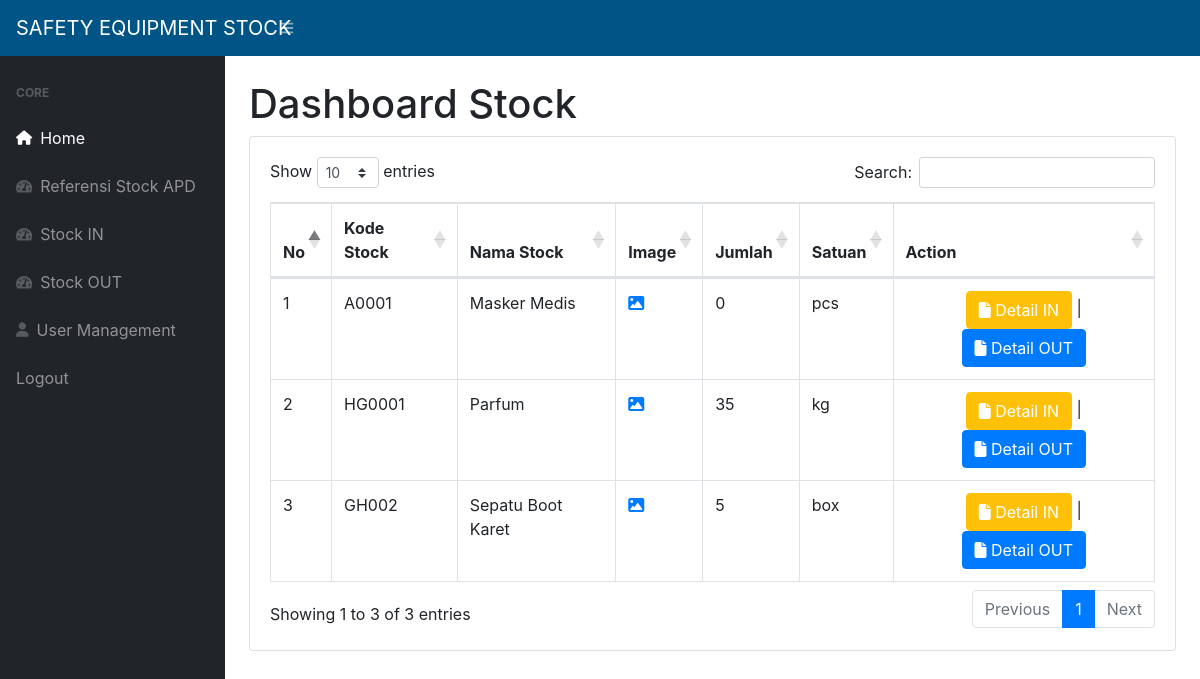
/index.php (signed in), run on the app's committed database.
### tables this page shows
CREATE TABLE `stock` (
  `id_stock` int(11) NOT NULL,
  `kode_stock` varchar(10) DEFAULT NULL,
  `nama_barang` varchar(50) DEFAULT NULL,
  `jumlah_stock` int(11) DEFAULT 0,
  `satuan` varchar(10) DEFAULT NULL,
  `foto` varchar(100) DEFAULT NULL,
  `deskripsi` text NOT NULL
);

### index.php (the view, shortened to what this page needs)
<?php
require 'function.php';
$query = mysqli_query($conn, "SELECT * FROM stock");
?>
<!DOCTYPE html>
<html lang="en">
<head>
    <link href="css/styles.css" rel="stylesheet" />
    <link href="https://cdn.datatables.net/1.10.20/css/dataTables.bootstrap4.min.css" rel="stylesheet" />
    <link rel="stylesheet" href="https://cdnjs.cloudflare.com/ajax/libs/font-awesome/6.4.0/css/all.min.css" />
</head>
<body class="sb-nav-fixed">
    <nav class="sb-topnav navbar navbar-expand navbar-dark" style="background-color:#005586;">
        <div style="width: 17em;">
            <a class="navbar-brand" href="index.php">SAFETY EQUIPMENT STOCK</a>
        </div>
        <div class="">
            <button class="btn btn-link btn-sm order-1 order-lg-0 ms-5" id="sidebarToggle" href="#"><i class="fas fa-bars"></i></button>
        </div>
    </nav>
    <div id="layoutSidenav">
        <div id="layoutSidenav_nav">
            <nav class="sb-sidenav accordion sb-sidenav-dark" id="sidenavAccordion">
                <div class="sb-sidenav-menu">
                    <div class="nav">
                        <div class="sb-sidenav-menu-heading">Core</div>
                        <a class="nav-link" href="index.php">
                            <div class="sb-nav-link-icon"><i class="fa-solid fa-home"></i></div>
                            Home
                        </a>
                        <a class="nav-link" href="Referensi.php">
                            <div class="sb-nav-link-icon">
                                <i class="fas fa-tachometer-alt"></i>
                            </div>
                            Referensi Stock APD
                        </a>
                        <a class="nav-link" href="masuk.php">
                            <div class="sb-nav-link-icon">
                                <i class="fas fa-tachometer-alt"></i>
                            </div>
                            Stock IN
                        </a>
                        <a class="nav-link" href="keluar.php">
                            <div class="sb-nav-link-icon">
                                <i class="fas fa-tachometer-alt"></i>
                            </div>
                            Stock OUT
                        </a>
                        <a class="nav-link" href="management.php">
                            <div class="sb-nav-link-icon">
                                <i class="fa-solid fa-user"></i>
                            </div>
                            User Management
                        </a>
                        <a class="nav-link" href="logout.php">
                            Logout
                        </a>
                    </div>
            </nav>
        </div>
        <div id="layoutSidenav_content">
            <main>
                <div class="container-fluid">
                    <h1 class="mt-4">Dashboard Stock</h1>
                    <div class="card mb-4">
                        <div class="card-body">
                            <div class="table-responsive">
                                <table class="table table-bordered" id="dataTable" width="100%" cellspacing="0">
                                    <thead>
                                        <tr>
                                            <th>No</th>
                                            <th>Kode Stock</th>
                                            <th>Nama Stock</th>
                                            <th>Image</th>
                                            <th>Jumlah</th>
                                            <th>Satuan</th>
                                            <th>Action</th>
                                        </tr>
                                    </thead>
                                    <tbody>
                                        <?php $i = 1 ?>
                                        <?php while ($barang = mysqli_fetch_assoc($query)) : ?>
                                            <tr>
                                                <td><?= $i; ?></td>
                                                <td><?= $barang['kode_stock']; ?></td>
                                                <td><?= $barang['nama_barang']; ?></td>
                                                <td>
                                                    <a href="#photoPopup" class="text-center open-popup-link">
                                                        <i class="fa-solid fa-image"></i>
                                                    </a>
                                                </td>
                                                <td><?= $barang['jumlah_stock']; ?></td>
                                                <td><?= $barang['satuan']; ?></td>
                                                <td class="text-center">
                                                    <a href="detail.php?id=<?= $barang['id_stock']; ?>" class="btn btn-warning text-white">
                                                        <i class="fa-solid fa-file"></i>
                                                        Detail IN
                                                    </a>
                                                    |
                                                    <a href="detailout.php?id=<?= $barang['id_stock']; ?>" class="btn btn-primary">
                                                        <i class="fa-solid fa-file"></i>
                                                        Detail OUT
                                                    </a>
                                                </td>
                                            </tr>
                                            <?php $i++ ?>
                                        <?php endwhile ?>
                                    </tbody>
                                </table>
                            </div>
                        </div>
                    </div>
                </div>
            </main>
        </div>
    </div>
</body>
</html>

### data on the page
stock: kode_stock "A0001", nama_barang "Masker Medis", jumlah_stock "0", satuan "pcs"
stock: kode_stock "HG0001", nama_barang "Parfum", jumlah_stock "35", satuan "kg"
stock: kode_stock "GH002", nama_barang "Sepatu Boot Karet", jumlah_stock "5", satuan "box"
